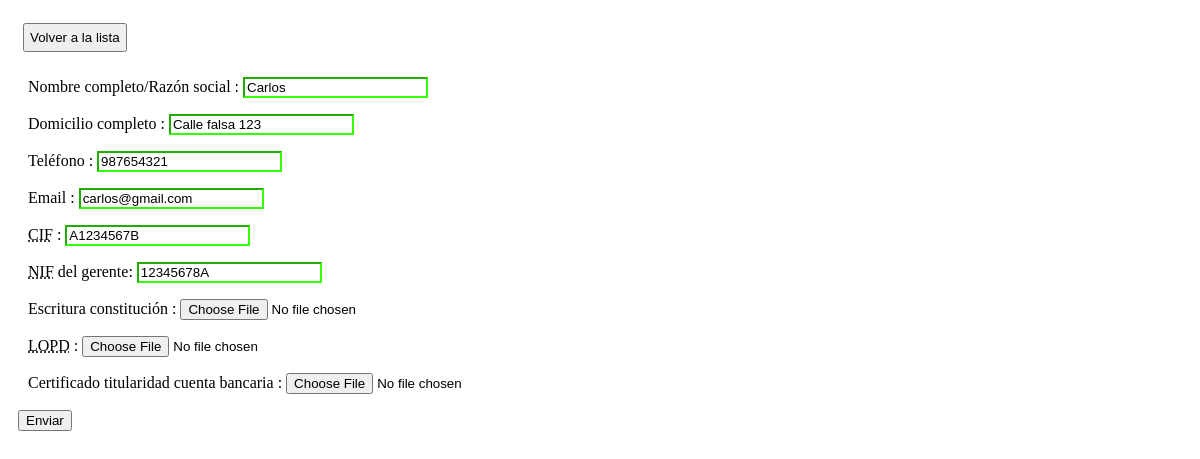
The app's page /provider_form.php?edit=1 with its own data.
### tables this page shows
CREATE TABLE `proveedor` (
  `id` int(11) NOT NULL,
  `documento_LOPD` varchar(255) DEFAULT NULL,
  `NIF_Gerente` varchar(255) DEFAULT NULL,
  `documento_constitucion` varchar(255) DEFAULT NULL,
  `CIF` varchar(255) DEFAULT NULL,
  `certificado_cuenta_bancaria` varchar(255) DEFAULT NULL,
  `domicilio_completo` varchar(255) DEFAULT NULL,
  `telefono` varchar(20) DEFAULT NULL,
  `nombre` varchar(255) DEFAULT NULL,
  `correo_electronico` varchar(255) DEFAULT NULL
);

### BBDD/dbConfig.php (called while the page is built)
<?php
$dbConfig = [
    'host' => 'mysql-server',
    'dbname' => 'db_proyecto',
    'username' => 'root',
    'password' => 'secret',
];

### src/DataBase.php (called while the page is built, shortened)
<?php
class DataBase
{
    private PDO $dbConnection;
    public function __construct(array $config)
    {
        try {
            $host = $config['host'];
            $dbName = $config['dbname'];
            $username = $config['username'];
            $password = $config['password'];
            $this->dbConnection = new PDO("mysql:host=$host;dbname=$dbName", $username, $password);
            $this->dbConnection->setAttribute(PDO::ATTR_ERRMODE, PDO::ERRMODE_EXCEPTION);
        } catch (PDOException $e) {
            die($e->getMessage());
        }
    }
    public function getProviderById($providerId)
    {
        try {
            $consulta = $this->dbConnection->prepare("SELECT * FROM proveedor WHERE ID = :providerId");
            $consulta->execute([':providerId' => $providerId]);
            return $consulta->fetch(PDO::FETCH_ASSOC);
        } catch (PDOException $e) {
            die($e->getMessage());
        }
    }
}

### provider_form.php (the view, shortened to what this page needs)
<?php
require 'BBDD/dbConfig.php';
require 'src/DataBase.php';
global $dbConfig;
try {
    $db = new DataBase($dbConfig);
} catch (Exception $exception) {
    die("Error de conexión a la base de datos: " . $exception->getMessage());
}
$name = "";
$completeAddress = "";
$phone = "";
$email = "";
$CIF = "";
$managerNIF = "";
try {
    if (isset($_GET['edit'])) {
        $providerId = $_GET['edit'];
        $providerData = $db->getProviderById($providerId);
        if ($providerData) {
            $name = $providerData['nombre'];
            $completeAddress = $providerData['domicilio_completo'];
            $phone = $providerData['telefono'];
            $email = $providerData['correo_electronico'];
            $CIF = $providerData['CIF'];
            $managerNIF = $providerData['NIF_Gerente'];
        } else {
            throw new NoDataByIdException("No se ha encontrado ningún proveedor.");
        }
    }
}catch (NoDataByIdException $error){
    echo "Error: " . $error->getMessage();
}catch (Exception $e){
    echo "Error: " . $e->getMessage();
}
?>
<!DOCTYPE html>
<html lang="en">
<head>
    <link rel="stylesheet" href="./css/style.css">
</head>
<body>
<a href="index.php">
    <button style="margin: 15px; padding: 5px">Volver a la lista</button>
</a>
<form action="/provider_form_process.php" method="post">
    <div class="form_proveedores">
        <div class="divNombre">
            <label for="name">Nombre completo/Razón social :</label>
            <input type="text" id="name" name="name" placeholder="Su nombre y apellidos" value="<?php echo $name; ?>" required>
        </div>
        <div class="divDomicilio">
            <label for="completeAddress">Domicilio completo :</label>
            <input type="text" id="completeAddress" name="completeAddress" placeholder="C/SuCalle Nº55 2ºA" value="<?php echo $completeAddress; ?>" required>
        </div>
        <div class="divTel">
            <label for="phone">Teléfono :</label>
            <input type="tel" id="phone" name="phone" pattern="[0-9]{9}" placeholder="555444555" maxlength="9" value="<?php echo $phone; ?>" required>
        </div>
        <div class="divEmail">
            <label for="email">Email :</label>
            <input type="email" id="email" name="email" pattern="[a-zA-Z0-9._-]+@[a-zA-Z0-9.-]+\.[a-zA-Z]{2,4}"
                   placeholder="sucorreo@ejemplo.com" value="<?php echo $email; ?>" required>
        </div>
        <div class="divCIF">
            <label for="CIF"><abbr title="Código de identificación fiscal">CIF</abbr> :</label>
            <input type="text" id="CIF" name="CIF" pattern="[A-Z]{1}[0-9]{7}[A-Z]{1}" placeholder="A1234567B" value="<?php echo $CIF; ?>" required>
        </div>
        <div class="divNIF_gerente">
            <label for="managerNIF"><abbr title="Número de identificación fiscal">NIF</abbr> del gerente:</label>
            <input type="text" id="managerNIF" name="managerNIF" pattern="[0-9]{8}[A-Z]{1}" placeholder="12345678A"
                   value="<?php echo $managerNIF; ?>" required>
        </div>
        <div class="divEscritura">
            <label for="constitutionArticle">Escritura constitución :</label>
            <input type="file" id="constitutionArticle" name="constitutionArticle">
        </div>
        <div class="divLOPD">
            <label for="LOPDdoc"><abbr title="Ley Orgánica de Protección de Datos de Carácter Personal">LOPD</abbr>
                :</label>
            <input type="file" id="LOPDdoc" name="LOPDdoc">
        </div>
        <div class="divCertificado_titularidad_cuenta_bancaria">
            <label for="bankTitle">Certificado titularidad cuenta bancaria :</label>
            <input type="file" id="bankTitle" name="bankTitle">
        </div>
        <button id="enviar" type="submit">Enviar</button>
    </div>
</form>
</body>
</html>

### css/style.css (style rules this page uses)
div { margin: 10px; }
input:valid { border-color: #33ff00; }

### records on screen
proveedor: name "Carlos", completeAddress "Calle falsa 123", phone "987654321", email "carlos@gmail.com", CIF "A1234567B", managerNIF "12345678A"
